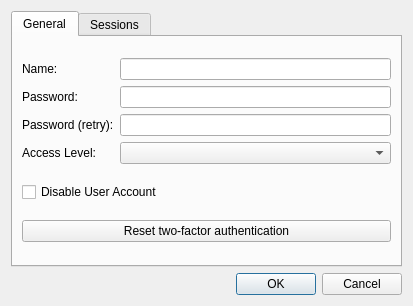
<?xml version="1.0" encoding="UTF-8"?>
<ui version="4.0">
 <class>RouterUserDialog</class>
 <widget class="QDialog" name="RouterUserDialog">
  <property name="geometry">
   <rect>
    <x>0</x>
    <y>0</y>
    <width>413</width>
    <height>306</height>
   </rect>
  </property>
  <property name="windowTitle">
   <string>User Properties</string>
  </property>
  <property name="modal">
   <bool>true</bool>
  </property>
  <layout class="QVBoxLayout" name="verticalLayout_3">
   <item>
    <widget class="QTabWidget" name="tab_widget">
     <property name="currentIndex">
      <number>0</number>
     </property>
     <widget class="QWidget" name="tab_general">
      <attribute name="title">
       <string>General</string>
      </attribute>
      <layout class="QVBoxLayout" name="verticalLayout_general">
       <item>
        <layout class="QHBoxLayout" name="horizontalLayout">
         <item>
          <layout class="QVBoxLayout" name="verticalLayout">
           <item>
            <widget class="QLabel" name="label_username">
             <property name="text">
              <string>Name:</string>
             </property>
            </widget>
           </item>
           <item>
            <widget class="QLabel" name="label_password">
             <property name="text">
              <string>Password:</string>
             </property>
            </widget>
           </item>
           <item>
            <widget class="QLabel" name="label_password_retry">
             <property name="text">
              <string>Password (retry):</string>
             </property>
            </widget>
           </item>
           <item>
            <widget class="QLabel" name="label">
             <property name="text">
              <string>Access Level:</string>
             </property>
            </widget>
           </item>
          </layout>
         </item>
         <item>
          <layout class="QVBoxLayout" name="verticalLayout_2">
           <item>
            <widget class="QLineEdit" name="edit_username"/>
           </item>
           <item>
            <widget class="PasswordEdit" name="edit_password"/>
           </item>
           <item>
            <widget class="PasswordEdit" name="edit_password_retry"/>
           </item>
           <item>
            <widget class="QComboBox" name="combo_access_level">
             <property name="sizeAdjustPolicy">
              <enum>QComboBox::SizeAdjustPolicy::AdjustToContents</enum>
             </property>
            </widget>
           </item>
          </layout>
         </item>
        </layout>
       </item>
       <item>
        <widget class="QCheckBox" name="checkbox_disable">
         <property name="text">
          <string>Disable User Account</string>
         </property>
        </widget>
       </item>
       <item>
        <widget class="QPushButton" name="button_reset_otp">
         <property name="visible">
          <bool>false</bool>
         </property>
         <property name="text">
          <string>Reset two-factor authentication</string>
         </property>
        </widget>
       </item>
      </layout>
     </widget>
     <widget class="QWidget" name="tab_sessions">
      <attribute name="title">
       <string>Sessions</string>
      </attribute>
      <layout class="QVBoxLayout" name="verticalLayout_sessions">
       <item>
        <widget class="QTreeWidget" name="tree_tokens">
         <property name="rootIsDecorated">
          <bool>false</bool>
         </property>
         <property name="uniformRowHeights">
          <bool>true</bool>
         </property>
         <property name="allColumnsShowFocus">
          <bool>true</bool>
         </property>
         <column>
          <property name="text">
           <string>Signed in</string>
          </property>
         </column>
         <column>
          <property name="text">
           <string>Last activity</string>
          </property>
         </column>
         <column>
          <property name="text">
           <string>Address</string>
          </property>
         </column>
        </widget>
       </item>
       <item>
        <layout class="QHBoxLayout" name="horizontalLayout_tokens_buttons">
         <item>
          <spacer name="horizontalSpacer_tokens">
           <property name="orientation">
            <enum>Qt::Orientation::Horizontal</enum>
           </property>
           <property name="sizeHint" stdset="0">
            <size>
             <width>40</width>
             <height>20</height>
            </size>
           </property>
          </spacer>
         </item>
         <item>
          <widget class="QPushButton" name="button_revoke_token">
           <property name="text">
            <string>Sign out</string>
           </property>
          </widget>
         </item>
         <item>
          <widget class="QPushButton" name="button_revoke_all_tokens">
           <property name="text">
            <string>Sign out all</string>
           </property>
          </widget>
         </item>
        </layout>
       </item>
      </layout>
     </widget>
    </widget>
   </item>
   <item>
    <widget class="DialogButtonBox" name="buttonbox">
     <property name="standardButtons">
      <set>QDialogButtonBox::StandardButton::Cancel|QDialogButtonBox::StandardButton::Ok</set>
     </property>
    </widget>
   </item>
  </layout>
 </widget>
 <customwidgets>
  <customwidget>
   <class>DialogButtonBox</class>
   <extends>QDialogButtonBox</extends>
   <header>common/desktop/dialog_button_box.h</header>
  </customwidget>
  <customwidget>
   <class>PasswordEdit</class>
   <extends>QLineEdit</extends>
   <header>common/desktop/password_edit.h</header>
  </customwidget>
 </customwidgets>
 <resources/>
 <connections/>
</ui>
